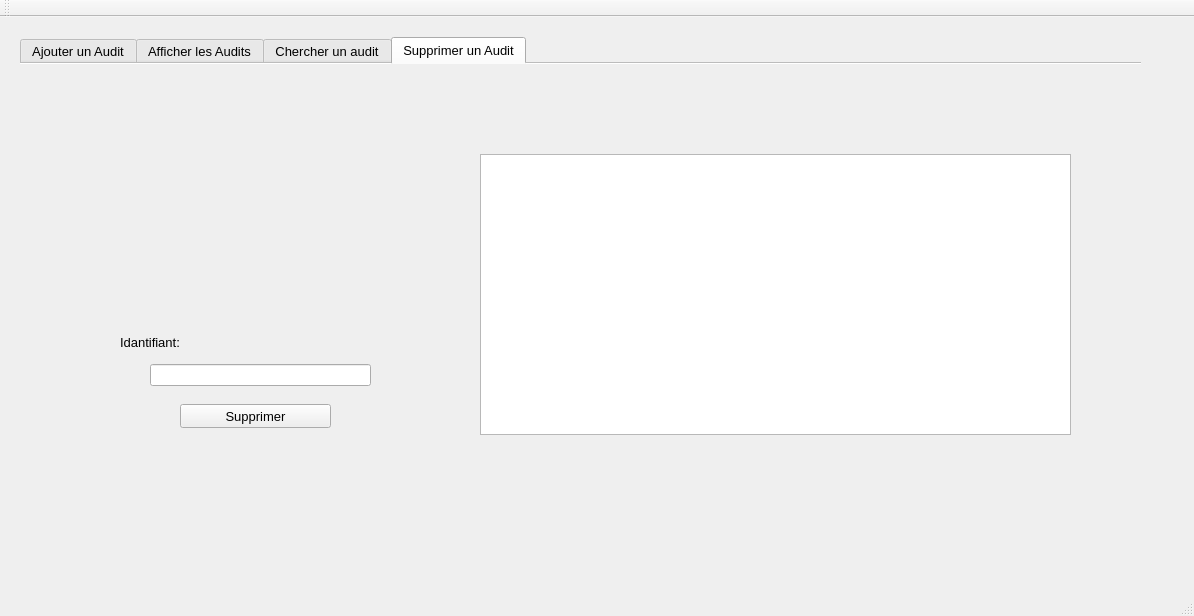
<?xml version="1.0" encoding="UTF-8"?>
<ui version="4.0">
 <class>MainWindow</class>
 <widget class="QMainWindow" name="MainWindow">
  <property name="geometry">
   <rect>
    <x>0</x>
    <y>0</y>
    <width>1194</width>
    <height>616</height>
   </rect>
  </property>
  <property name="windowTitle">
   <string>Gestion des Audits</string>
  </property>
  <property name="styleSheet">
   <string notr="true"/>
  </property>
  <widget class="QWidget" name="centralWidget">
   <widget class="QTabWidget" name="tabWidget">
    <property name="geometry">
     <rect>
      <x>20</x>
      <y>20</y>
      <width>1121</width>
      <height>511</height>
     </rect>
    </property>
    <property name="font">
     <font>
      <family>MS Shell Dlg 2</family>
      <pointsize>10</pointsize>
      <weight>50</weight>
      <italic>false</italic>
      <bold>false</bold>
     </font>
    </property>
    <property name="currentIndex">
     <number>3</number>
    </property>
    <property name="documentMode">
     <bool>true</bool>
    </property>
    <property name="tabsClosable">
     <bool>false</bool>
    </property>
    <property name="movable">
     <bool>false</bool>
    </property>
    <property name="tabBarAutoHide">
     <bool>false</bool>
    </property>
    <widget class="QWidget" name="tab">
     <attribute name="title">
      <string>Ajouter un Audit</string>
     </attribute>
     <widget class="QLabel" name="label_4">
      <property name="geometry">
       <rect>
        <x>40</x>
        <y>180</y>
        <width>71</width>
        <height>20</height>
       </rect>
      </property>
      <property name="text">
       <string>Date debut:</string>
      </property>
     </widget>
     <widget class="QLineEdit" name="le_ID_auditeur">
      <property name="geometry">
       <rect>
        <x>130</x>
        <y>360</y>
        <width>113</width>
        <height>22</height>
       </rect>
      </property>
     </widget>
     <widget class="QLineEdit" name="le_titre">
      <property name="geometry">
       <rect>
        <x>130</x>
        <y>100</y>
        <width>113</width>
        <height>22</height>
       </rect>
      </property>
     </widget>
     <widget class="QLabel" name="label_7">
      <property name="geometry">
       <rect>
        <x>40</x>
        <y>320</y>
        <width>56</width>
        <height>16</height>
       </rect>
      </property>
      <property name="text">
       <string>Objectif:</string>
      </property>
     </widget>
     <widget class="QLineEdit" name="le_objectif">
      <property name="geometry">
       <rect>
        <x>130</x>
        <y>320</y>
        <width>113</width>
        <height>22</height>
       </rect>
      </property>
     </widget>
     <widget class="QLineEdit" name="le_id">
      <property name="geometry">
       <rect>
        <x>130</x>
        <y>60</y>
        <width>113</width>
        <height>22</height>
       </rect>
      </property>
     </widget>
     <widget class="QLabel" name="label_5">
      <property name="geometry">
       <rect>
        <x>40</x>
        <y>230</y>
        <width>61</width>
        <height>20</height>
       </rect>
      </property>
      <property name="text">
       <string>Date fin:</string>
      </property>
     </widget>
     <widget class="QLabel" name="label_9">
      <property name="geometry">
       <rect>
        <x>40</x>
        <y>400</y>
        <width>81</width>
        <height>20</height>
       </rect>
      </property>
      <property name="text">
       <string>ID entreprise:</string>
      </property>
     </widget>
     <widget class="QLabel" name="label_8">
      <property name="geometry">
       <rect>
        <x>40</x>
        <y>360</y>
        <width>81</width>
        <height>16</height>
       </rect>
      </property>
      <property name="text">
       <string>ID auditeur:</string>
      </property>
     </widget>
     <widget class="QLabel" name="label">
      <property name="geometry">
       <rect>
        <x>40</x>
        <y>60</y>
        <width>56</width>
        <height>16</height>
       </rect>
      </property>
      <property name="text">
       <string>ID:</string>
      </property>
     </widget>
     <widget class="QLabel" name="label_6">
      <property name="geometry">
       <rect>
        <x>40</x>
        <y>280</y>
        <width>56</width>
        <height>16</height>
       </rect>
      </property>
      <property name="text">
       <string>Statut:</string>
      </property>
     </widget>
     <widget class="QPushButton" name="pushButton">
      <property name="geometry">
       <rect>
        <x>140</x>
        <y>450</y>
        <width>75</width>
        <height>24</height>
       </rect>
      </property>
      <property name="text">
       <string>Ajouter</string>
      </property>
     </widget>
     <widget class="QLineEdit" name="le_statut">
      <property name="geometry">
       <rect>
        <x>130</x>
        <y>280</y>
        <width>113</width>
        <height>22</height>
       </rect>
      </property>
     </widget>
     <widget class="QLabel" name="label_3">
      <property name="geometry">
       <rect>
        <x>40</x>
        <y>140</y>
        <width>56</width>
        <height>16</height>
       </rect>
      </property>
      <property name="text">
       <string>Contenu:</string>
      </property>
     </widget>
     <widget class="QLineEdit" name="le_contenu">
      <property name="geometry">
       <rect>
        <x>130</x>
        <y>140</y>
        <width>113</width>
        <height>22</height>
       </rect>
      </property>
     </widget>
     <widget class="QLabel" name="label_2">
      <property name="geometry">
       <rect>
        <x>40</x>
        <y>100</y>
        <width>56</width>
        <height>16</height>
       </rect>
      </property>
      <property name="text">
       <string>Titre:</string>
      </property>
     </widget>
     <widget class="QLineEdit" name="le_ID_entreprise">
      <property name="geometry">
       <rect>
        <x>130</x>
        <y>400</y>
        <width>113</width>
        <height>22</height>
       </rect>
      </property>
     </widget>
     <widget class="QTableView" name="TAB_AUDIT_3">
      <property name="geometry">
       <rect>
        <x>640</x>
        <y>30</y>
        <width>431</width>
        <height>431</height>
       </rect>
      </property>
     </widget>
     <widget class="QPushButton" name="modifier">
      <property name="geometry">
       <rect>
        <x>40</x>
        <y>450</y>
        <width>75</width>
        <height>24</height>
       </rect>
      </property>
      <property name="text">
       <string>Modifier</string>
      </property>
     </widget>
     <widget class="QDateEdit" name="le_date_fin">
      <property name="geometry">
       <rect>
        <x>130</x>
        <y>230</y>
        <width>111</width>
        <height>22</height>
       </rect>
      </property>
     </widget>
     <widget class="QDateEdit" name="le_date_debut">
      <property name="geometry">
       <rect>
        <x>130</x>
        <y>180</y>
        <width>111</width>
        <height>22</height>
       </rect>
      </property>
     </widget>
     <widget class="QLabel" name="qr_code">
      <property name="geometry">
       <rect>
        <x>330</x>
        <y>100</y>
        <width>281</width>
        <height>301</height>
       </rect>
      </property>
      <property name="text">
       <string/>
      </property>
     </widget>
     <widget class="QPushButton" name="QRcode">
      <property name="geometry">
       <rect>
        <x>240</x>
        <y>450</y>
        <width>75</width>
        <height>24</height>
       </rect>
      </property>
      <property name="text">
       <string>QR code</string>
      </property>
     </widget>
    </widget>
    <widget class="QWidget" name="tab_3">
     <attribute name="title">
      <string>Afficher les Audits</string>
     </attribute>
     <widget class="QTableView" name="TAB_AUDIT">
      <property name="geometry">
       <rect>
        <x>10</x>
        <y>40</y>
        <width>1001</width>
        <height>351</height>
       </rect>
      </property>
     </widget>
     <widget class="QPushButton" name="PDF">
      <property name="geometry">
       <rect>
        <x>940</x>
        <y>420</y>
        <width>111</width>
        <height>24</height>
       </rect>
      </property>
      <property name="text">
       <string>Exporter en PDF</string>
      </property>
     </widget>
     <widget class="QComboBox" name="comboBox">
      <property name="geometry">
       <rect>
        <x>670</x>
        <y>420</y>
        <width>101</width>
        <height>21</height>
       </rect>
      </property>
      <item>
       <property name="text">
        <string>Trier</string>
       </property>
      </item>
      <item>
       <property name="text">
        <string>Tri par ID</string>
       </property>
      </item>
      <item>
       <property name="text">
        <string>Tri par titre</string>
       </property>
      </item>
      <item>
       <property name="text">
        <string>Tri par statut</string>
       </property>
      </item>
     </widget>
     <widget class="QPushButton" name="Stat">
      <property name="geometry">
       <rect>
        <x>780</x>
        <y>420</y>
        <width>151</width>
        <height>23</height>
       </rect>
      </property>
      <property name="text">
       <string>Statistiques</string>
      </property>
     </widget>
    </widget>
    <widget class="QWidget" name="tab_4">
     <attribute name="title">
      <string>Chercher un audit</string>
     </attribute>
     <widget class="QTableView" name="TAB_AUDIT_4">
      <property name="geometry">
       <rect>
        <x>480</x>
        <y>80</y>
        <width>591</width>
        <height>281</height>
       </rect>
      </property>
     </widget>
     <widget class="QPushButton" name="recherche">
      <property name="geometry">
       <rect>
        <x>190</x>
        <y>280</y>
        <width>151</width>
        <height>24</height>
       </rect>
      </property>
      <property name="text">
       <string>Recherche</string>
      </property>
     </widget>
     <widget class="QLineEdit" name="le_id_supp_2">
      <property name="geometry">
       <rect>
        <x>160</x>
        <y>240</y>
        <width>211</width>
        <height>22</height>
       </rect>
      </property>
     </widget>
     <widget class="QLabel" name="label_11">
      <property name="geometry">
       <rect>
        <x>140</x>
        <y>210</y>
        <width>81</width>
        <height>16</height>
       </rect>
      </property>
      <property name="text">
       <string>Idantifiant:</string>
      </property>
     </widget>
    </widget>
    <widget class="QWidget" name="tab_2">
     <attribute name="title">
      <string>Supprimer un Audit</string>
     </attribute>
     <widget class="QLabel" name="label_10">
      <property name="geometry">
       <rect>
        <x>100</x>
        <y>270</y>
        <width>81</width>
        <height>16</height>
       </rect>
      </property>
      <property name="text">
       <string>Idantifiant:</string>
      </property>
     </widget>
     <widget class="QLineEdit" name="le_id_supp">
      <property name="geometry">
       <rect>
        <x>130</x>
        <y>300</y>
        <width>221</width>
        <height>22</height>
       </rect>
      </property>
     </widget>
     <widget class="QPushButton" name="pb_supp">
      <property name="geometry">
       <rect>
        <x>160</x>
        <y>340</y>
        <width>151</width>
        <height>24</height>
       </rect>
      </property>
      <property name="text">
       <string>Supprimer</string>
      </property>
     </widget>
     <widget class="QTableView" name="TAB_AUDIT_2">
      <property name="geometry">
       <rect>
        <x>460</x>
        <y>90</y>
        <width>591</width>
        <height>281</height>
       </rect>
      </property>
     </widget>
    </widget>
   </widget>
  </widget>
  <widget class="QMenuBar" name="menuBar">
   <property name="geometry">
    <rect>
     <x>0</x>
     <y>0</y>
     <width>1194</width>
     <height>22</height>
    </rect>
   </property>
  </widget>
  <widget class="QToolBar" name="mainToolBar">
   <attribute name="toolBarArea">
    <enum>TopToolBarArea</enum>
   </attribute>
   <attribute name="toolBarBreak">
    <bool>false</bool>
   </attribute>
  </widget>
  <widget class="QStatusBar" name="statusBar"/>
 </widget>
 <layoutdefault spacing="6" margin="11"/>
 <resources/>
 <connections/>
</ui>
